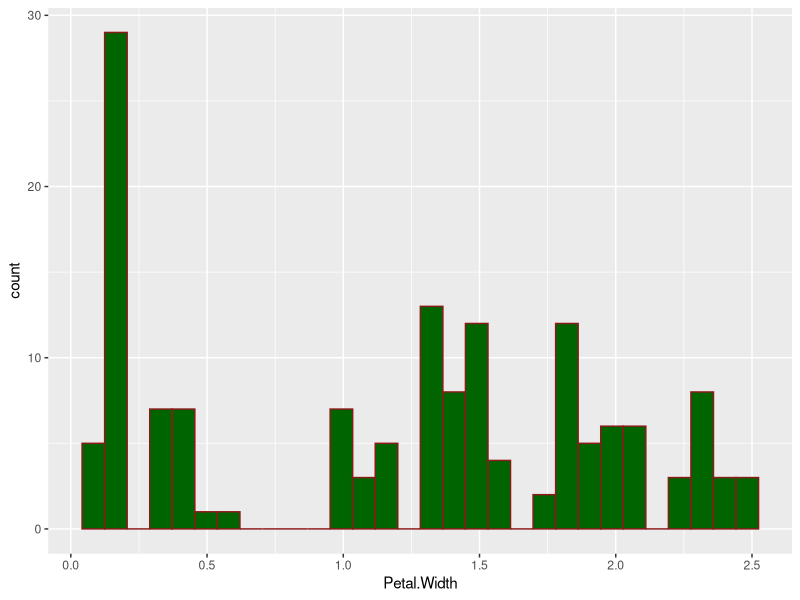

The R script that drew this image:
## ---- chunk 1
knitr::opts_chunk$set(echo = TRUE)
library(tidyverse)
## ---- chunk 2
ggplot(iris) +
  aes(x = Petal.Width) +
  geom_histogram(color = "firebrick4",
                 fill = "darkgreen")


## ---- chunk 3
y <- 45


